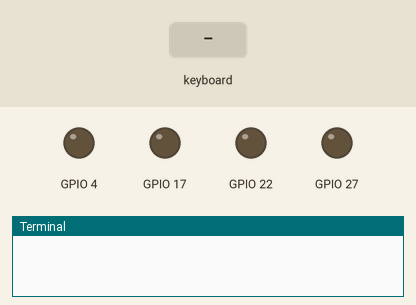
Simulated run of this program. Board: Raspberry Pi (BCM pin numbers). On the bench: output pins drawn as LEDs (lit = HIGH), the last lines printed to the terminal. The inputs (shaded band) are chosen by the test bench. The desktop window is not drawn, its controls go by their first labels and the mouse button is held 0.15 s.

Above: at 1.2 s.
1.3 s: key "w" typed on the keyboard
At 1.8 s:
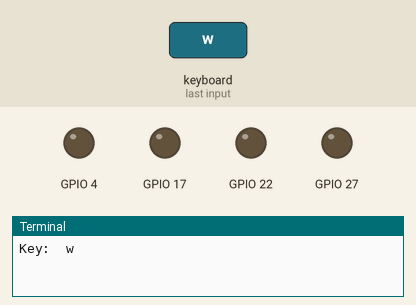
2.8 s: key "s" typed on the keyboard
At 4.0 s:
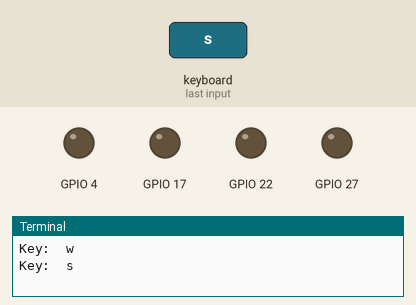
4.3 s: key "d" typed on the keyboard
At 5.3 s:
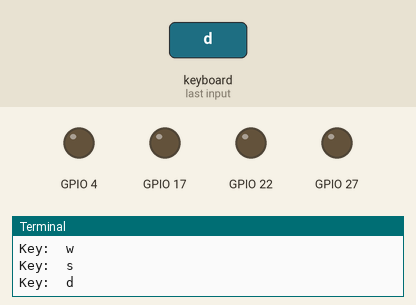
5.8 s: key "a" typed on the keyboard
At 6.4 s:
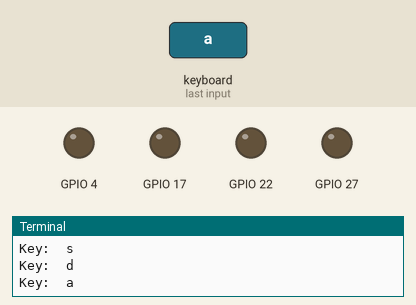
7.3 s: key "e" typed on the keyboard
At 8.5 s:
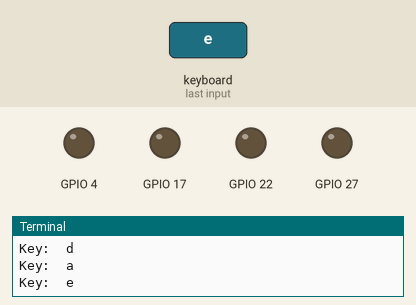
8.8 s: key "q" typed on the keyboard
At 9.9 s:
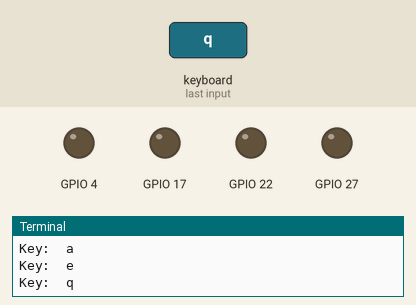
Timing chart, 0 to 11.3 s (numbered marks = the images above; inputs shaded):
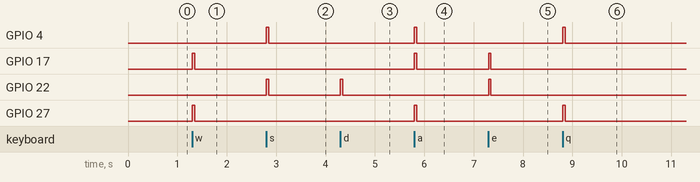

Measured:
- after the input at 1.3 s, GPIO 17, GPIO 27: LOW → HIGH at once, → LOW 0.05 s later
- after the input at 2.8 s, GPIO 4, GPIO 22: LOW → HIGH at once, → LOW 0.05 s later
- after the input at 4.3 s, GPIO 22: LOW → HIGH at once, → LOW 0.05 s later
- after the input at 5.8 s, GPIO 4, GPIO 17, GPIO 27: LOW → HIGH at once, → LOW 0.05 s later
- after the input at 7.3 s, GPIO 17, GPIO 22: LOW → HIGH at once, → LOW 0.05 s later
- after the input at 8.8 s, GPIO 4, GPIO 27: LOW → HIGH at once, → LOW 0.05 s later

The program:

user_control.py
```python
import RPi.GPIO as gpio
import time
import sys
import Tkinter as tk

#This function sets up the GPIO ports and mode
def init():
    gpio.setmode(gpio.BCM)
    gpio.setup(4, gpio.OUT)
    gpio.setup(17, gpio.OUT)
    gpio.setup(27, gpio.OUT)
    gpio.setup(22, gpio.OUT)

#It receives the time the wheels will be running forward
def forward(tf):
    gpio.output(4, False)
    gpio.output(17, True)
    gpio.output(27, True)
    gpio.output(22, False)
    time.sleep(tf)
    gpio.cleanup()

#It receives the time the wheels will be running backwards
def reverse(tf):
    gpio.output(4, True)
    gpio.output(17, False)
    gpio.output(27, False)
    gpio.output(22, True)
    time.sleep(tf)
    gpio.cleanup()


#It receives the time the wheels will be turning left
def turn_left(tf):
    gpio.output(4, True)
    gpio.output(17, True)
    gpio.output(27, True)
    gpio.output(22, False)
    time.sleep(tf)
    gpio.cleanup()


#It receives the time the wheels will be turning right
def turn_right(tf):
    gpio.output(4, False)
    gpio.output(17, False)
    gpio.output(27, False)
    gpio.output(22, True)
    time.sleep(tf)
    gpio.cleanup()

#It receives the time the wheels will be pivoting left
def pivot_left(tf):
    gpio.output(4, True)
    gpio.output(17, False)
    gpio.output(27, True)
    gpio.output(22, False)
    time.sleep(tf)
    gpio.cleanup()

#It receives the time the wheels will be pivoting right
def pivot_right(tf):
    gpio.output(4, False)
    gpio.output(17, True)
    gpio.output(27, False)
    gpio.output(22, True)
    time.sleep(tf)
    gpio.cleanup()

# It receives the key event, initializes, sets the sleep time and depending on the key, it acts
def key_input(event):
    init()
    print 'Key: ', event.char
    key_press = event.char
    sleep_time = 0.050

    if key_press.lower() == 'w':
        forward(sleep_time)
    elif key_press.lower() == 's':
        reverse(sleep_time)
    elif key_press.lower() == 'd':
        turn_right(sleep_time)
    elif key_press.lower() == 'a':
        turn_left(sleep_time)
    elif key_press.lower() == 'q':
        pivot_left(sleep_time)
    elif key_press.lower() == 'e':
        pivot_right(sleep_time)
    else:
        gpio.cleanup()


# This is the main function that opens tk in a GUI looking for a key to be pressed and sent to key_input function
command = tk.Tk()
command.bind('<KeyPress>',key_input)
command.mainloop()
```
